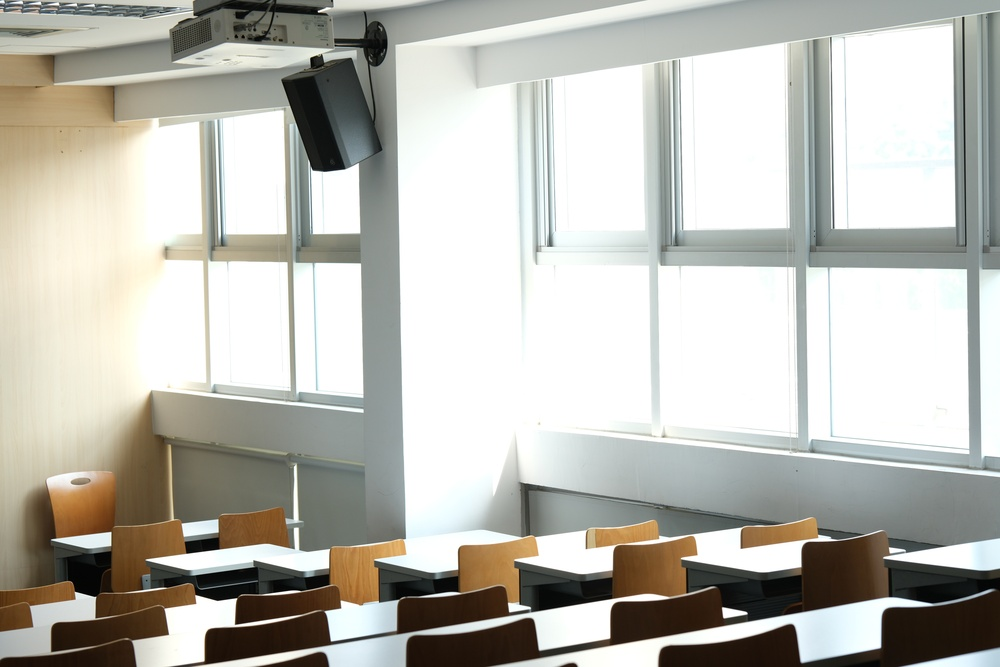
#> input picture hw1_[4]/data/Classroom_01/jpg/0060.JPG, 1000 x 667 px, shrunk from 3888 x 2592 before the run, found by its file name; its folder holds only this picture in this run
$ jupyter execute hdr_Mitsunaga_test.ipynb
#> lines starting #> are read from the running program, lines starting #| are printed output that depends on the picture
[cell 1]
from PIL import Image
import numpy as np
import os
import glob
import rawpy
import imageio.v3 as iio
import random
from MTB import MTB_color
import cv2

[cell 2]
# [11 lines left out: function align_images_rgb, not called in this run]

def load_rgb_images(path):
#> called with path = '../data/Garden/jpg/'
    image_paths = [
        os.path.join(path, f)
        for f in os.listdir(path)
        if f.endswith('.JPG')
    ]
    exposures = []
    images = []
    for p in sorted(image_paths):
        img = Image.open(p).convert('RGB')
#> img is the input picture: PIL image 1000x667 RGB; mean R, G, B 187.5, 186.5, 179.2
        img_np = np.array(img).astype(np.float32)
        images.append(img_np)
        # If the filename is "0.1.tiff", then exposure_time = 0.1
        filename = os.path.splitext(os.path.basename(p))[0]
        exposure_time = 1/float(filename)
        exposures.append(exposure_time)
    images = np.stack(images, axis=0)  # shape (P, H, W, 3)
    exposures = np.array(exposures)    # shape (P,)
    return images, exposures

[cell 3]
def mitsunaga_nayar_calibration(
        images,
        exposure_times,
        degree=5,
        num_samples=1000,
        clamp_min=0.01,
        clamp_max=0.99,
        random_seed=42
    ):
    """
    Solve for polynomial camera response function coefficients using Mitsunaga–Nayar method.

    images:  np.ndarray, shape (N, H, W) - single channel
             (If you have color images of shape (N,H,W,3), call this function once per channel.)
    exposure_times: np.ndarray of length N
    degree:         polynomial degree (often 3-5)
    num_samples:    how many random pixels to sample
    clamp_min:      ignore intensities below this threshold
    clamp_max:      ignore intensities above this threshold
    random_seed:    for reproducible pixel sampling

    Returns:
        a:             np.ndarray of shape (degree+1,), polynomial coefficients for f(Z).
        logE_samples:  np.ndarray of shape (M,), the recovered log-radiance for each sampled pixel
        sample_coords: list of (row, col) for the chosen sample positions
    """
    # Ensure floating [0..1]
    images = images.astype(np.float64)
    if images.max() > 1.0:
        images /= 255.0

    N, H, W = images.shape

    np.random.seed(random_seed)

    # We will collect valid samples as we pick random pixel coords
    sample_coords = []
    # We'll pick up to num_samples pixels that meet clamp_min < I < clamp_max
    max_tries = num_samples * 10  # to avoid infinite loops if not enough valid
    tries = 0

    while len(sample_coords) < num_samples and tries < max_tries:
        r = np.random.randint(0, H)
        c = np.random.randint(0, W)
        # check if all N frames have intensities for this (r,c) in the valid range
        pixel_values = images[:, r, c]
        # we skip if any exposure is out of range or near 0/1
        if (pixel_values >= clamp_min).all() and (pixel_values <= clamp_max).all():
            sample_coords.append((r, c))
        tries += 1

    # If we didn't manage to find enough samples, we'll just use however many we got
    M = len(sample_coords)
    if M == 0:
        raise ValueError("No valid samples found. Consider lowering clamp_min or raising clamp_max.")

    K = degree
    # We'll build the system A x = b, size: (N*M) x (K+1 + M)
    A = np.zeros((N * M, (K + 1) + M), dtype=np.float64)
    b = np.zeros(N * M, dtype=np.float64)

    # Fill the system
    # Equation: sum_{k=0..K} a_k * I^k - L_j = log(t_i)
    for j, (r, c) in enumerate(sample_coords):
        for i in range(N):
            Z_ij = images[i, r, c]  # single scalar
            row_idx = i + j * N

            # Fill polynomial part for a0..aK
            for k in range(K + 1):
                A[row_idx, k] = Z_ij ** k

            # Fill -L_j (the logE for sample j)
            # logE_j index is (K+1)+j
            A[row_idx, (K+1) + j] = -1.0

            b[row_idx] = np.log(exposure_times[i])

    # Solve in least squares sense
    x, _, _, _ = np.linalg.lstsq(A, b, rcond=None)

    # Extract polynomial coeffs: a0..aK
    a = x[:(K+1)]
    # Extract logE for each sample
    logE_samples = x[(K+1):]

    return a, logE_samples, sample_coords

# [55 lines left out: function find_best_polynomial_degree, not called in this run]


def apply_response_polynomial(Z, a):
    """
    Evaluate the polynomial f(Z) = a0 + a1*Z + a2*Z^2 + ...
    on intensity Z (can be float or array).
    """
    # a is array of shape (K+1,)
    # If Z is an array, we'll broadcast operations
    result = np.zeros_like(Z, dtype=np.float64)
    for k, coeff in enumerate(a):
        result += coeff * (Z ** k)
    return result

def reconstruct_hdr_color(
        images,
        exposure_times,
        coeffs_rgb,
        weight_fn='linear',
        logE_clip=(-20, 20)
    ):
    """
    Reconstruct a color HDR image from multi-exposure images using the Mitsunaga–Nayar
    polynomial coefficients for each channel.

    images: (N, H, W, 3) in [0..1] or [0..255]
    exposure_times: array of length N
    coeffs_rgb: list or tuple of length 3, each an array of shape (degree+1,) => [a_R, a_G, a_B]
    weight_fn: string indicating weighting approach: 'linear' or 'debevec_malik'
    logE_clip: clamp log-radiances to avoid overflow in exp()

    returns HDR image of shape (H, W, 3) in float64
    """
    images = images.astype(np.float64)
    if images.max() > 1.0:
        images /= 255.0

    N, H, W, C = images.shape
    hdr = np.zeros((H, W, C), dtype=np.float64)
    weight_sum = np.zeros((H, W, C), dtype=np.float64)

    for i in range(N):
        # loop over each channel separately
        for ch in range(C):
            Z_ch = images[i, :, :, ch]
            # polynomial => log(E) + log(t_i)
            f_Z = apply_response_polynomial(Z_ch, coeffs_rgb[ch])
            logE_ch = f_Z - np.log(exposure_times[i])

            # clamp logE to avoid np.exp overflow or underflow
            logE_ch_clamped = np.clip(logE_ch, logE_clip[0], logE_clip[1])
            E_ch = np.exp(logE_ch_clamped)

            # weighting
            if weight_fn == 'linear':
                # clamp intensities so we don't rely on pure blacks/whites
                w_ch = np.clip(Z_ch, 0.01, 0.99)
            elif weight_fn == 'debevec_malik':
                # w(Z) = Z*(1 - Z) in [0..1], ignoring extremes
                w_ch = Z_ch * (1.0 - Z_ch)
            else:
                # fallback to a simple clamp
                w_ch = np.clip(Z_ch, 0.01, 0.99)

            hdr[..., ch] += w_ch * E_ch
            weight_sum[..., ch] += w_ch

    valid = weight_sum > 0
    hdr_out = np.zeros_like(hdr, dtype=np.float64)
    hdr_out[valid] = hdr[valid] / weight_sum[valid]

    return hdr_out


def tone_map(hdr_image, gamma=2.2, exposure=1e-7):
    img_tm = 1.0 - np.exp(-hdr_image * exposure)
    img_tm = np.clip(img_tm, 0, 1)
    img_tm = img_tm ** (1 / gamma)
    return (img_tm * 255).astype(np.uint8)

[cell 4]
# [77 lines left out: functions compute_mitsunaga_nayar_error, find_best_degree_using_mitsunaga_error, not called in this run]

[cell 5]
data_path = "../data/Garden/jpg/"
output_path = "../output/mitsunaga/"
os.makedirs(output_path, exist_ok=True)

# 1) Load images, exposures
images, exposure_times= load_rgb_images(data_path)
#> exposure_times = [0.0167]

# sort images and exposure times using exposure times backward
sorted_indices = np.argsort(exposure_times)[::-1]
#> sorted_indices = [0]
images = images[sorted_indices]
exposure_times = exposure_times[sorted_indices]

[cell 6]
# MTB
# offsets = MTB_color(images)
# images_aligned = align_images_rgb(images, offsets)

[cell 7]
# best_degree, best_coeffs_rgb, errors = find_best_degree_using_mitsunaga_error(images_aligned, exposure_times, max_degree=10, num_samples=1000)

[cell 8]
degree = 4
coeffs_rgb = []

# We'll handle R, G, B channels separately
for ch in range(3):
    # single_channel shape => (N, H, W)
    single_channel = images[:, :, :, ch]

    a_ch, logE_samps, sample_coords = mitsunaga_nayar_calibration(
        single_channel,
        exposure_times,
        degree=degree,
        num_samples=2000,
        clamp_min=0.01,
        clamp_max=0.99
    )
    coeffs_rgb.append(a_ch)
#> this loop made 3 passes
#> a_ch on passes 1 to 3: [-4.06, -0.127, 0.12, 0.0309, -0.055], [-4.07, -0.101, 0.1, 0.0218, -0.0451], [-4.08, -0.0761, 0.0776, 0.0154, -0.0343]
#> after the loop, coeffs_rgb = [[-4.06, -0.127, 0.12, 0.0309, -0.055], [-4.07, -0.101, 0.1, 0.0218, -0.0451], [-4.08, -0.0761, 0.0776, 0.0154, -0.0343]]

[cell 9]
hdr_result = reconstruct_hdr_color(
    images,
    exposure_times,
    coeffs_rgb,
    weight_fn='debevec_malik',   # or 'linear'
    logE_clip=(-20, 20)          # safe exponent clamp
)
#> after the loop in reconstruct_hdr_color, `for i in range(N):`:
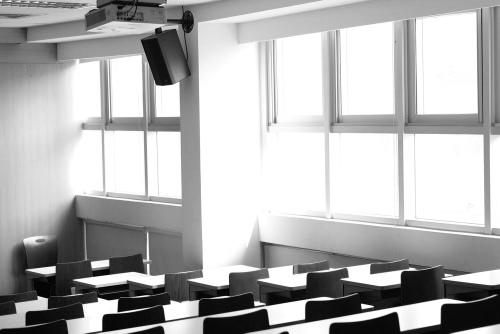
#> Z_ch: shape (667, 1000) float64 (shown at 1/2 size); min 0, max 1, mean 0.703
#> after the loop in reconstruct_hdr_color, `for i in range(N):`:
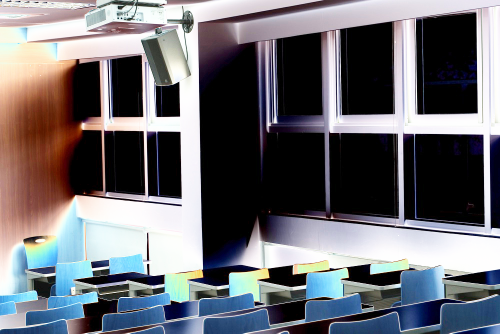
#> hdr: shape (667, 1000, 3) float64 (shown at 1/2 size); mean of channels 0, 1, 2 0.112, 0.107, 0.108; drawn with min black and max white
#> after the loop in reconstruct_hdr_color, `for i in range(N):`:
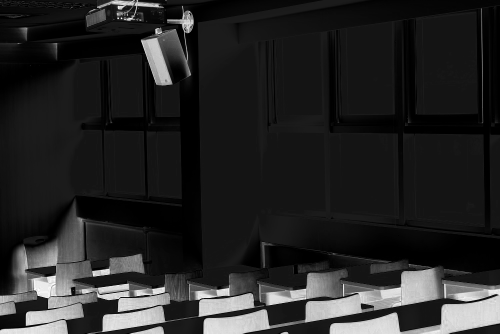
#> logE_ch: shape (667, 1000) float64 (shown at 1/2 size); min -0.00142, max 0.0175, mean 0.00142; drawn with min black and max white
#> in reconstruct_hdr_color, `valid = weight_sum > 0`:
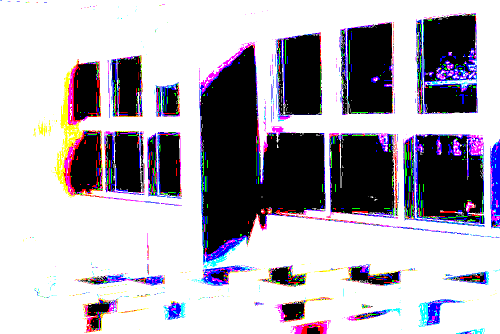
#> valid: shape (667, 1000, 3) bool (shown at 1/2 size); mean of channels 0, 1, 2 0.712, 0.675, 0.691; drawn as B, G, R

[cell 10]
tone_mapped = tone_map(hdr_result, gamma=1.7, exposure=0.2)
iio.imwrite(os.path.join(output_path, "tone_mapped.jpg"), tone_mapped)
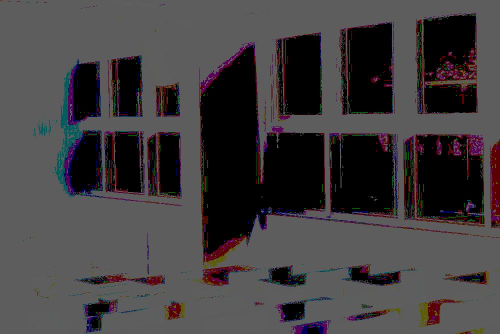
#> saved as tone_mapped.jpg: shape (667, 1000, 3) (shown at 1/2 size); mean R, G, B 66.5, 63.2, 64.7

[cell 11]
iio.imwrite(os.path.join(output_path, "output.hdr"),
            hdr_result.astype(np.float32))

[cell 12]
hdr_tonemapped = (hdr_result / (hdr_result + 1.0))  # naive
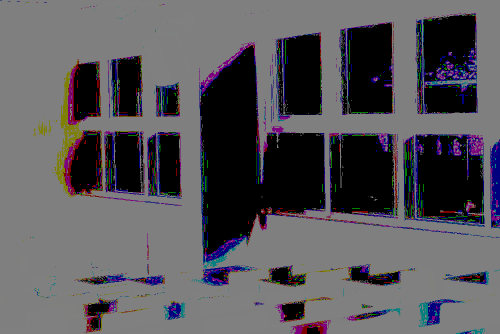
#> hdr_tonemapped: shape (667, 1000, 3) float64 (shown at 1/2 size); mean of channels 0, 1, 2 0.356, 0.338, 0.346; drawn as B, G, R
hdr_tonemapped = np.clip(hdr_tonemapped, 0, 1)
iio.imwrite(os.path.join(output_path,"output_ldr.png"), (hdr_tonemapped*255).astype(np.uint8))
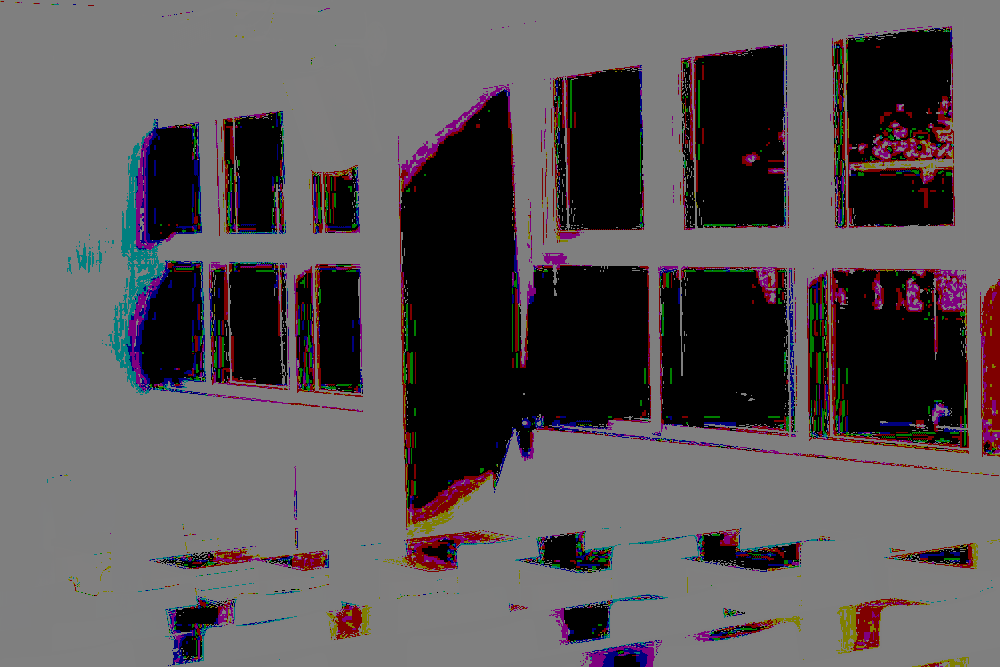
#> saved as output_ldr.png: shape (667, 1000, 3); mean R, G, B 90.5, 85.9, 87.9

$ run again, on hw1_[4]/data/Classroom_01/jpg/4000.JPG
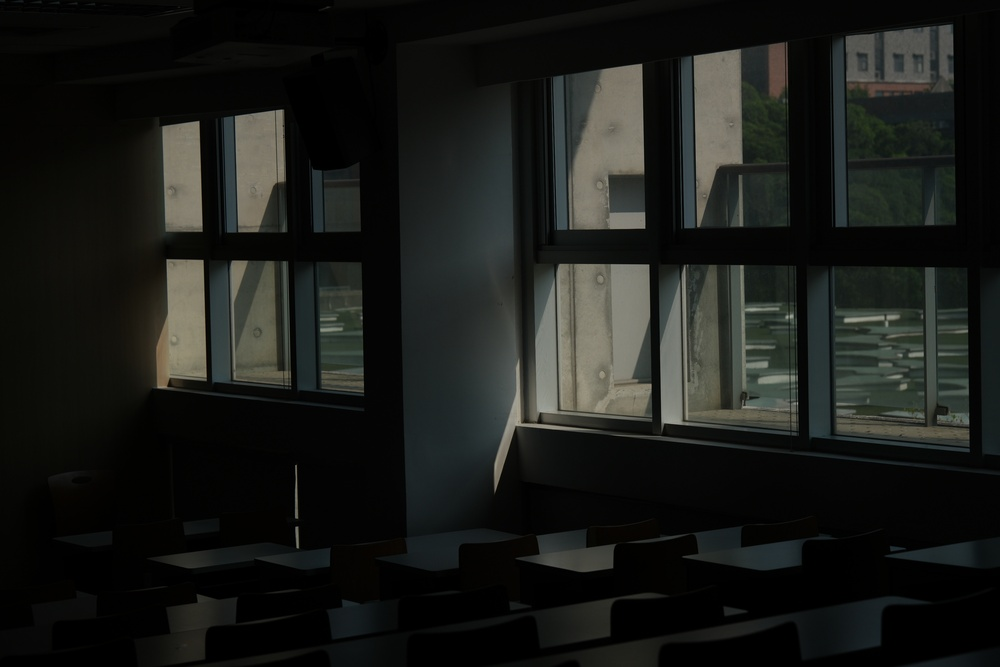
#> input picture hw1_[4]/data/Classroom_01/jpg/4000.JPG, 1000 x 667 px, shrunk from 3888 x 2592 before the run, found by its file name
#> in load_rgb_images, img is the input picture: PIL image 1000x667 RGB; mean R, G, B 26, 27.7, 24.6
#> exposure_times = [0.00025]
#> sorted_indices = [0]
#> the loop `for ch in range(3):` made 3 passes
#> a_ch on passes 1 to 3: [-8.28, -0.0669, 0.072, 0.0325, 0.013], [-8.28, -0.0651, 0.0703, 0.0311, 0.0122], [-8.28, -0.0642, 0.0718, 0.0324, 0.0129]
#> after the loop `for ch in range(3):`: coeffs_rgb = [[-8.28, -0.0669, 0.072, 0.0325, 0.013], [-8.28, -0.0651, 0.0703, 0.0311, 0.0122], [-8.28, -0.0642, 0.0718, 0.0324, 0.0129]]
#> after the loop in reconstruct_hdr_color, `for i in range(N):`:
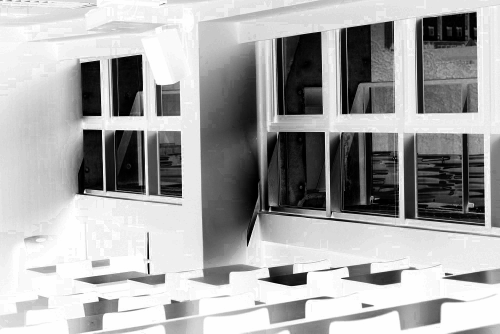
#> logE_ch: shape (667, 1000) float64 (shown at 1/2 size); min -0.00274, max 0.00934, mean 0.00527; drawn with min black and max white
#> `iio.imwrite(os.path.join(output_path,"output_ldr.png"), (hdr_tonemappe..`:
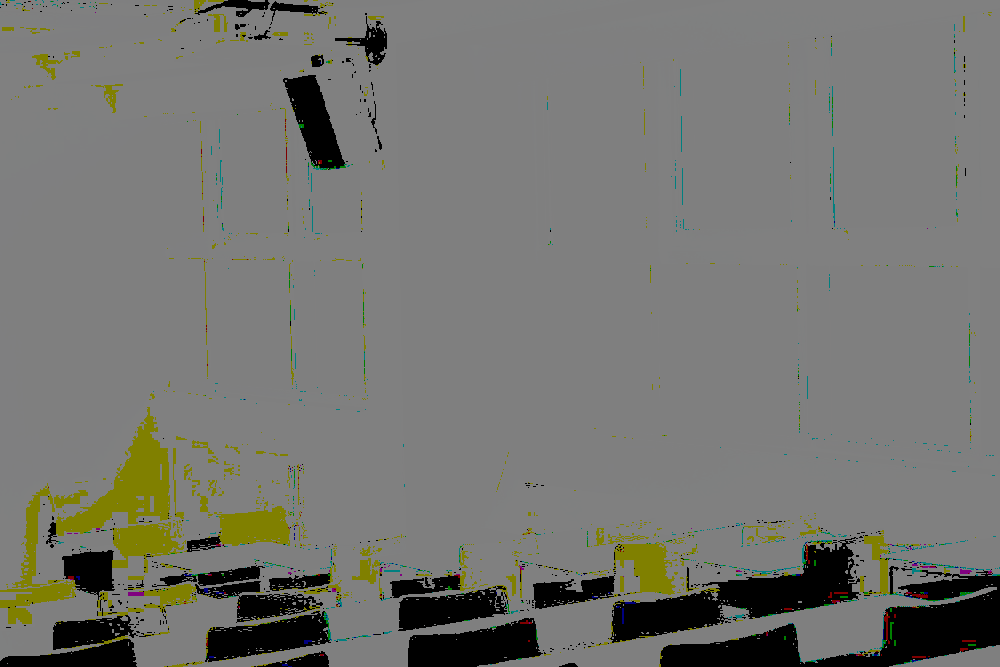
#> saved as output_ldr.png: shape (667, 1000, 3); mean R, G, B 116.9, 117.3, 112.9
